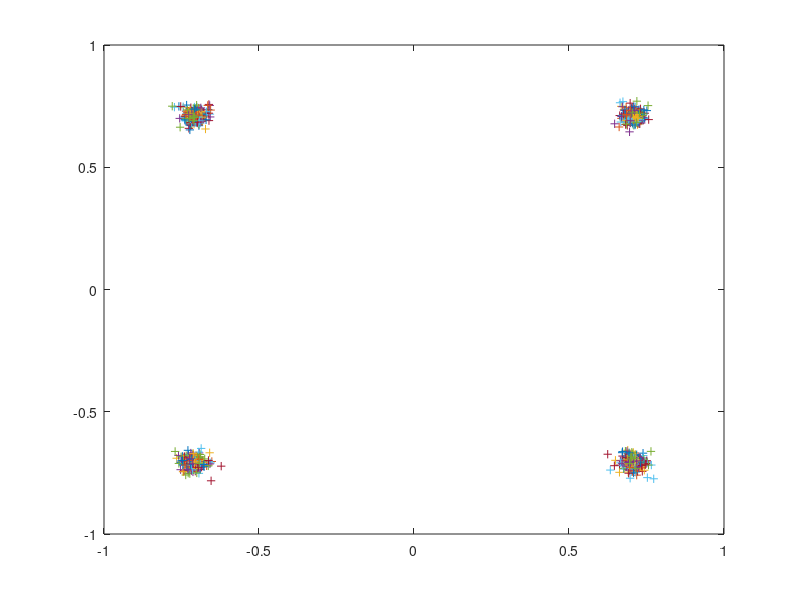
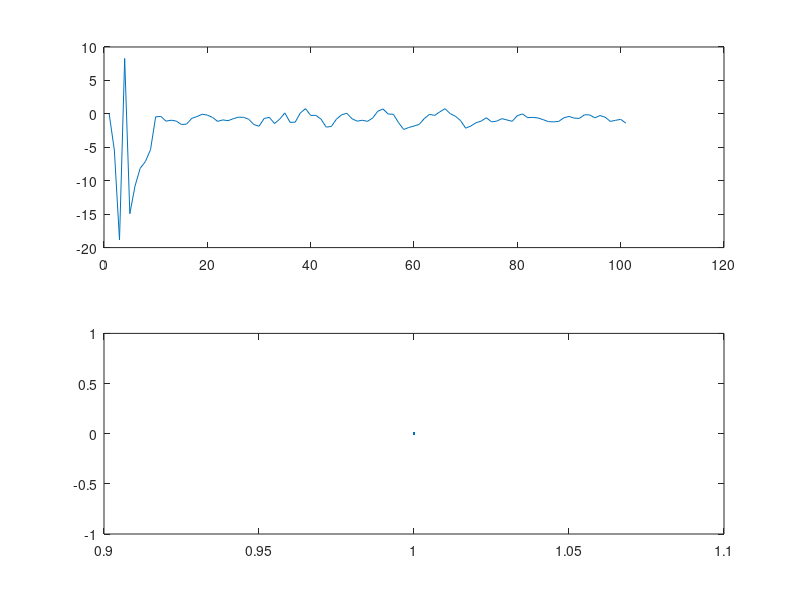

Write MATLAB code to recreate these figures, in order.
% fdmdv.m
%
% Octave implementation of a Frequency Divison Multiplexed Modem for
% Digital Voice (FMDV)over HF channels.
%
% Copyright David Rowe 2012
% This program is distributed under the terms of the GNU General Public License 
% Version 2
%

clear all;
rand('state',1); 
randn('state',1);
 
global Fs = 2000;      % sample rate in Hz
global T  = 1/Fs;      % sample period in seconds
global Rs = 50;        % symbol rate in Hz
global Ts = 1/Rs;      % symbol period in seconds
global Nc = 14;        % number of carriers
global Nb = 2;         % Bits/symbol for QPSK modulation
global Rb = Nc*Rs*Nb;  % bit rate
global M  = Fs/Rs;     % oversampling factor
global Nsym  = 4;      % number of symbols to filter over
global Fsep  = 75;     % Separation between carriers (Hz)
global Fcentre = 1200; % Centre frequency, Nc/2 below this, N/c above (Hz)
global Nt = 5;         % number of symbols we estimate timing over
global P = 4;          % oversample factor used for rx symbol filtering

% Generate root raised cosine (Root Nyquist) filter ---------------

% thanks http://www.dsplog.com/db-install/wp-content/uploads/2008/05/raised_cosine_filter.m

alpha = 0.5;      % excess bandwidth
n = -Nsym*Ts/2:T:Nsym*Ts/2;
global Nfilter = Nsym*M;
global Nfiltertiming = M+Nfilter+M;

sincNum = sin(pi*n/Ts); % numerator of the sinc function
sincDen = (pi*n/Ts);    % denominator of the sinc function
sincDenZero = find(abs(sincDen) < 10^-10);
sincOp = sincNum./sincDen;
sincOp(sincDenZero) = 1; % sin(pix/(pix) =1 for x =0

cosNum = cos(alpha*pi*n/Ts);
cosDen = (1-(2*alpha*n/Ts).^2);
cosDenZero = find(abs(cosDen)<10^-10);
cosOp = cosNum./cosDen;
cosOp(cosDenZero) = pi/4;
gt_alpha5 = sincOp.*cosOp;
Nfft = 4096;
GF_alpha5 = fft(gt_alpha5,Nfft)/M;
% sqrt causes stop band to be amplifed, this hack pushes it down again
for i=1:Nfft
  if (abs(GF_alpha5(i)) < 0.02)
    GF_alpha5(i) *= 0.001;
  endif
end
GF_alpha5_root = sqrt(abs(GF_alpha5)) .* exp(j*angle(GF_alpha5));
ifft_GF_alpha5_root = ifft(GF_alpha5_root);
global gt_alpha5_root = real((ifft_GF_alpha5_root(1:Nfilter)));


% Functions ----------------------------------------------------


% generate Nc QPSK symbols from vector of (1,Nc*Nb) input bits

function tx_symbols = bits_to_qpsk(tx_bits)
  global Nc;
  global Nb;

  % re-arrange as (Nc,Nb) matrix

  tx_bits_matrix = zeros(Nc,Nb);
  tx_bits_matrix(1:Nc,1) = tx_bits(1:Nb:Nb*Nc);
  tx_bits_matrix(1:Nc,2) = tx_bits(2:Nb:Nb*Nc);

  % map to (Nc,1) QPSK symbols

  tx_symbols = -1 + 2*tx_bits_matrix(:,1) - j + 2j*tx_bits_matrix(:,2); 

endfunction


% Given Nc*Nb bits construct M samples (1 symbol) of Nc filtered
% symbols streams

function tx_baseband = tx_filter(tx_symbols)
  global Nc;
  global M;
  global tx_filter_memory;
  global Nfilter;
  global gt_alpha5_root;

  tx_baseband = zeros(Nc,M);

  % tx filter each symbol, generate M filtered output samples for each symbol.
  % Efficient polyphase filter techniques used as tx_filter_memory is sparse

  tx_filter_memory(:,Nfilter) = sqrt(2)/2*tx_symbols;
  for i=1:M
    tx_baseband(:,i) = M*tx_filter_memory(:,M:M:Nfilter) * gt_alpha5_root(M-i+1:M:Nfilter)';
  end
  tx_filter_memory(:,1:Nfilter-M) = tx_filter_memory(:,M+1:Nfilter);
  tx_filter_memory(:,Nfilter-M+1:Nfilter) = zeros(Nc,M);
endfunction


% Construct FDM signal by frequency shifting each filtered symbol
% stream

function tx_fdm = fdm_upconvert(tx_filt)
  global Fs;
  global M;
  global Nc;
  global Fsep;
  global phase_tx;
  global freq;

  tx_fdm = zeros(1,M);

  % Nc/2 tones below centre freq
  
  for c=1:Nc/2
      for i=1:M
        phase_tx(c) = phase_tx(c) * freq(c);
	tx_fdm(i) = tx_fdm(i) + tx_filt(c,i)*phase_tx(c);
      end
  end

  % Nc/2 tones above centre freq  

  for c=Nc/2+1:Nc
      for i=1:M
        phase_tx(c) = phase_tx(c) * freq(c);
	tx_fdm(i) = tx_fdm(i) + tx_filt(c,i)*phase_tx(c);
      end
  end

endfunction


% Frequency shift each modem carrier down to Nc baseband signals

function rx_baseband = fdm_downconvert(rx_fdm)
  global Fs;
  global M;
  global Nc;
  global Fsep;
  global phase_rx;
  global freq;

  rx_baseband = zeros(1,M);

  % Nc/2 tones below centre freq
  
  for c=1:Nc/2
      for i=1:M
        phase_rx(c) = phase_rx(c) * freq(c);
	rx_baseband(c,i) = rx_fdm(i)*phase_rx(c)';
      end
  end

  % Nc/2 tones above centre freq  

  for c=Nc/2+1:Nc
      for i=1:M
        phase_rx(c) = phase_rx(c) * freq(c);
	rx_baseband(c,i) = rx_fdm(i)*phase_rx(c)';
      end
  end
endfunction


% Receive filter each baseband signal at oversample rate P

function rx_filt = rx_filter(rx_baseband)
  global Nc;
  global M;
  global P;
  global rx_filter_memory;
  global Nfilter;
  global gt_alpha5_root;
  global Fsep;

  rx_filt = zeros(Nc,P);

  % rx filter each symbol, generate P filtered output samples for each symbol.
  % Note we keep memory at rate M, it's just the filter output at rate P

  N=M/P;
  j=1;
  for i=1:N:M
    rx_filter_memory(:,Nfilter-N+1:Nfilter) = rx_baseband(:,i:i-1+N);
    rx_filt(:,j) = rx_filter_memory * gt_alpha5_root';
    rx_filter_memory(:,1:Nfilter-N) = rx_filter_memory(:,1+N:Nfilter);
    j+=1;
  end
endfunction


% Estimate optimum timing offset, and symbol receive symbols


function [rx_symbols rx_timing] = rx_est_timing(rx_filt, rx_baseband)
  global M;
  global Nt;
  global rx_filter_mem_timing;
  global rx_baseband_mem_timing;
  global P;
  global Nfilter;
  global Nfiltertiming;
  global gt_alpha5_root;

  % update buffer of Nt rate P filtered symbols

  rx_filter_mem_timing(:,1:(Nt-1)*P) = rx_filter_mem_timing(:,P+1:Nt*P);
  rx_filter_mem_timing(:,(Nt-1)*P+1:Nt*P) = rx_filt;

  % sum envelopes of all carriers

  env = sum(abs(rx_filter_mem_timing(:,:)));
  [n m] = size(env);

  % The envelope has a frequency component at the symbol rate.  The
  % phase of this frequency component indicates the timing.  So work out
  % single DFT at frequency 2*pi/P

  x = env * exp(-j*2*pi*(0:m-1)/P)';

  % map phase to estimated optimum timing instant at rate M
  % the M/2 + 1 part was adjusted by experment, I know not why....

  rx_timing = angle(x)*M/pi + M/2 + 1;
  if (rx_timing > M)
     rx_timing -= M;
  end
  if (rx_timing < -M)
     rx_timing += M;
  end

  % rx_filt_mem_timing contains M + Nfilter + M samples of the
  % baseband signal at rate M this enables us to resample the filtered
  % rx symbol with M sample precision once we have rx_timing

  rx_baseband_mem_timing(:,1:Nfiltertiming-M) = rx_baseband_mem_timing(:,M+1:Nfiltertiming);
  rx_baseband_mem_timing(:,Nfiltertiming-M+1:Nfiltertiming) = rx_baseband;

  % sample right in the middle of the timing estimator window, by filtering
  % at rate M

  s = round(rx_timing) + M;
  rx_symbols = rx_baseband_mem_timing(:,s+1:s+Nfilter) * gt_alpha5_root';

endfunction


% Phase estimation function - probably won't work over a HF channel
% Tries to operate over a sinle symbol but uses phase information from
% all Nc carriers which should increase the SNR of phase estimate.
% Maybe phase is coherent over a coupel of symbols in HF channel,not
% sure but it's worth 3dB so worth experimenting or using coherent as
% an option.

function rx_phase = rx_est_phase(rx_symbols)

  % modulation strip

  rx_phase = angle(sum(rx_symbols .^ 4))/4;
 
endfunction


% convert symbols back to an array of bits

function rx_bits = qpsk_to_bits(rx_symbols)
  global Nc;
  global Nb;

  % map (Nc,1) QPSK symbols back into an (1,Nc*Nb) array of bits

  rx_bits = zeros(1,Nc*Nb);
  rx_bits(1:Nb:Nc*Nb) = real(rx_symbols) > 0;
  rx_bits(2:Nb:Nc*Nb) = imag(rx_symbols) > 0;

endfunction


% Initialise ----------------------------------------------------

global tx_filter_memory = zeros(Nc, Nfilter);
global rx_filter_memory = zeros(Nc, Nfilter);

% phasors used for up and down converters

global freq = zeros(Nc,1);;
for c=1:Nc/2
  carrier_freq = (-Nc/2 - 1 + c)*Fsep;
  freq(c) = exp(j*2*pi*carrier_freq/Fs);
end
for c=Nc/2+1:Nc
  carrier_freq = (-Nc/2 - 1 + c)*Fsep;
  freq(c) = exp(j*2*pi*carrier_freq/Fs);
end

global phase_tx = ones(Nc,1);
global phase_rx = ones(Nc,1);

global rx_filter_mem_timing = zeros(Nc, Nt*P);
global rx_baseband_mem_timing = zeros(Nc, Nfiltertiming);

frames = 100;
tx_filt = zeros(Nc,M);
rx_symbols_log = zeros(Nc,1);
rx_phase_log = 0;
rx_timing_log = 0;
tx_pwr = 0;
noise_pwr = 0;
total_bit_errors = 0;
total_bits = 0;

% Eb/No calculations.  We need to work out Eb/No for each FDM carrier.
% Total power is sum of power in all FDM carriers

C = 1;  % power of each FDM carrier (energy/sample)
N = 1;  % total noise power (energy/sample) of noise source before scaling by Ngain

EbNo_dB = 400;

% Eb  = Carrier power * symbol time / (bits/symbol)
%     = C *(Rs/Fs) / 2
Eb_dB = 10*log10(C) + 10*log10(Rs) - 10*log10(Fs);

No_dBHz = Eb_dB - EbNo_dB;

% Noise power = Noise spectral density * bandwidth;
N_dB = No_dBHz + 10*log10(Fs) - 10*log10(2);
Ngain_dB = N_dB - 10*log10(N);
Ngain = 10^(Ngain_dB/20);

% C/No = Carrier Power/noise spectral denity
%      = power per carrier*number of carriers / noise spectral denity
CNo_dB = 10*log10(C)  + 10*log10(Nc) - No_dBHz;

% SNR in equivalent 2400 Hz SSB channel

B = 2400;
SNR = CNo_dB - 10*log10(B);

% Main loop ----------------------------------------------------

for i=1:frames
  tx_bits = rand(1,Nc*Nb) > 0.5; 
  tx_symbols = bits_to_qpsk(tx_bits);
  tx_baseband = tx_filter(tx_symbols);
  tx_fdm = fdm_upconvert(tx_baseband);
  tx_pwr = 0.9*tx_pwr + 0.1*tx_fdm*tx_fdm'/(M);

  noise = Ngain/sqrt(2)*[randn(1,M) + j*randn(1,M)];
  noise_pwr = 0.9*noise_pwr + 0.1*noise*noise'/M;
  rx_fdm = tx_fdm + noise;

  rx_baseband = fdm_downconvert(rx_fdm);
  rx_filt = rx_filter(rx_baseband);

  [rx_symbols rx_timing] = rx_est_timing(rx_filt, rx_baseband);
  rx_timing_log = [rx_timing_log rx_timing];

  %rx_phase = rx_est_phase(rx_symbols);
  %rx_phase_log = [rx_phase_log rx_phase];
  %rx_symbols = rx_symbols*exp(j*rx_phase);

  rx_symbols_log = [rx_symbols_log rx_symbols];
  rx_bits = qpsk_to_bits(rx_symbols);

  if (i > 20)
    bit_errors = sum(xor(tx_bits,rx_bits));
    total_bit_errors = total_bit_errors + bit_errors;
    total_bits = total_bits + Nc*Nb;
  endif
end

ber = total_bit_errors/total_bits;
printf("Eb/No: %2.2f dB  %d bit errors  Measured BER: %1.4f  Theoretical BER: %1.4f\n", EbNo_dB, 
       total_bit_errors, ber, 0.5*erfc(sqrt(10.^(EbNo_dB/10))));

figure(1)
clf;
[n m] = size(rx_symbols_log);
plot(real(rx_symbols_log(:,20:m)),imag(rx_symbols_log(:,20:m)),'+')
figure(2)
clf;
subplot(211)
plot(rx_timing_log)
subplot(212)
plot(180/pi*unwrap(rx_phase_log))

% TODO
%   + state machine to sync on PR test and measure BER
%   + handling sample slips, extra plus/minus samples
%   + simulating sample clock offsets
%   + timing, frequency offset get function
%   + memory of recent tx and rx signal for spectrogram
%   + scatter diagram get function

% DPSK
% add channel noise, phase offset, frequency offset, timing offset
% fading simulator
% file I/O to test with Codec
% sync recovery time
% dump file type plotting & instrumentation
% determine if error pattern is bursty
% HF channel simulation

% BER issues:
%   QPSK mapping
%   Single sided noise issues
%   interference between carriers due to excess BW
%   Crappy RN coeffs
%   timing recovery off by one
%   Use a true PR sequence
%   Sensitivity to Fs
